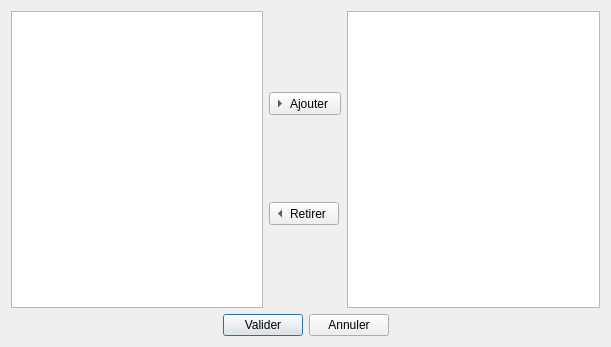
<?xml version="1.0" encoding="UTF-8"?>
<ui version="4.0">
 <class>SelectGroupsDialog</class>
 <widget class="QDialog" name="SelectGroupsDialog">
  <property name="windowModality">
   <enum>Qt::WindowModal</enum>
  </property>
  <property name="geometry">
   <rect>
    <x>0</x>
    <y>0</y>
    <width>611</width>
    <height>347</height>
   </rect>
  </property>
  <property name="windowTitle">
   <string>Sélection de groupes</string>
  </property>
  <layout class="QVBoxLayout" name="verticalLayout_2">
   <item>
    <layout class="QHBoxLayout" name="horizontalLayout">
     <item>
      <widget class="QListWidget" name="list_no"/>
     </item>
     <item>
      <layout class="QVBoxLayout" name="verticalLayout">
       <item>
        <widget class="QToolButton" name="pushButton_add">
         <property name="text">
          <string>Ajouter</string>
         </property>
         <property name="toolButtonStyle">
          <enum>Qt::ToolButtonTextBesideIcon</enum>
         </property>
         <property name="autoRaise">
          <bool>false</bool>
         </property>
         <property name="arrowType">
          <enum>Qt::RightArrow</enum>
         </property>
        </widget>
       </item>
       <item>
        <widget class="QToolButton" name="pushButton_remove">
         <property name="text">
          <string>Retirer</string>
         </property>
         <property name="toolButtonStyle">
          <enum>Qt::ToolButtonTextBesideIcon</enum>
         </property>
         <property name="arrowType">
          <enum>Qt::LeftArrow</enum>
         </property>
        </widget>
       </item>
      </layout>
     </item>
     <item>
      <widget class="QListWidget" name="list_yes"/>
     </item>
    </layout>
   </item>
   <item>
    <layout class="QHBoxLayout" name="horizontalLayout_2">
     <item>
      <spacer name="horizontalSpacer">
       <property name="orientation">
        <enum>Qt::Horizontal</enum>
       </property>
       <property name="sizeHint" stdset="0">
        <size>
         <width>40</width>
         <height>20</height>
        </size>
       </property>
      </spacer>
     </item>
     <item>
      <widget class="QPushButton" name="pushButton_valid">
       <property name="text">
        <string>Valider</string>
       </property>
      </widget>
     </item>
     <item>
      <widget class="QPushButton" name="pushButton_cancel">
       <property name="text">
        <string>Annuler</string>
       </property>
      </widget>
     </item>
     <item>
      <spacer name="horizontalSpacer_2">
       <property name="orientation">
        <enum>Qt::Horizontal</enum>
       </property>
       <property name="sizeHint" stdset="0">
        <size>
         <width>40</width>
         <height>20</height>
        </size>
       </property>
      </spacer>
     </item>
    </layout>
   </item>
  </layout>
 </widget>
 <resources/>
 <connections>
  <connection>
   <sender>pushButton_cancel</sender>
   <signal>clicked()</signal>
   <receiver>SelectGroupsDialog</receiver>
   <slot>reject()</slot>
   <hints>
    <hint type="sourcelabel">
     <x>353</x>
     <y>327</y>
    </hint>
    <hint type="destinationlabel">
     <x>451</x>
     <y>326</y>
    </hint>
   </hints>
  </connection>
 </connections>
</ui>
